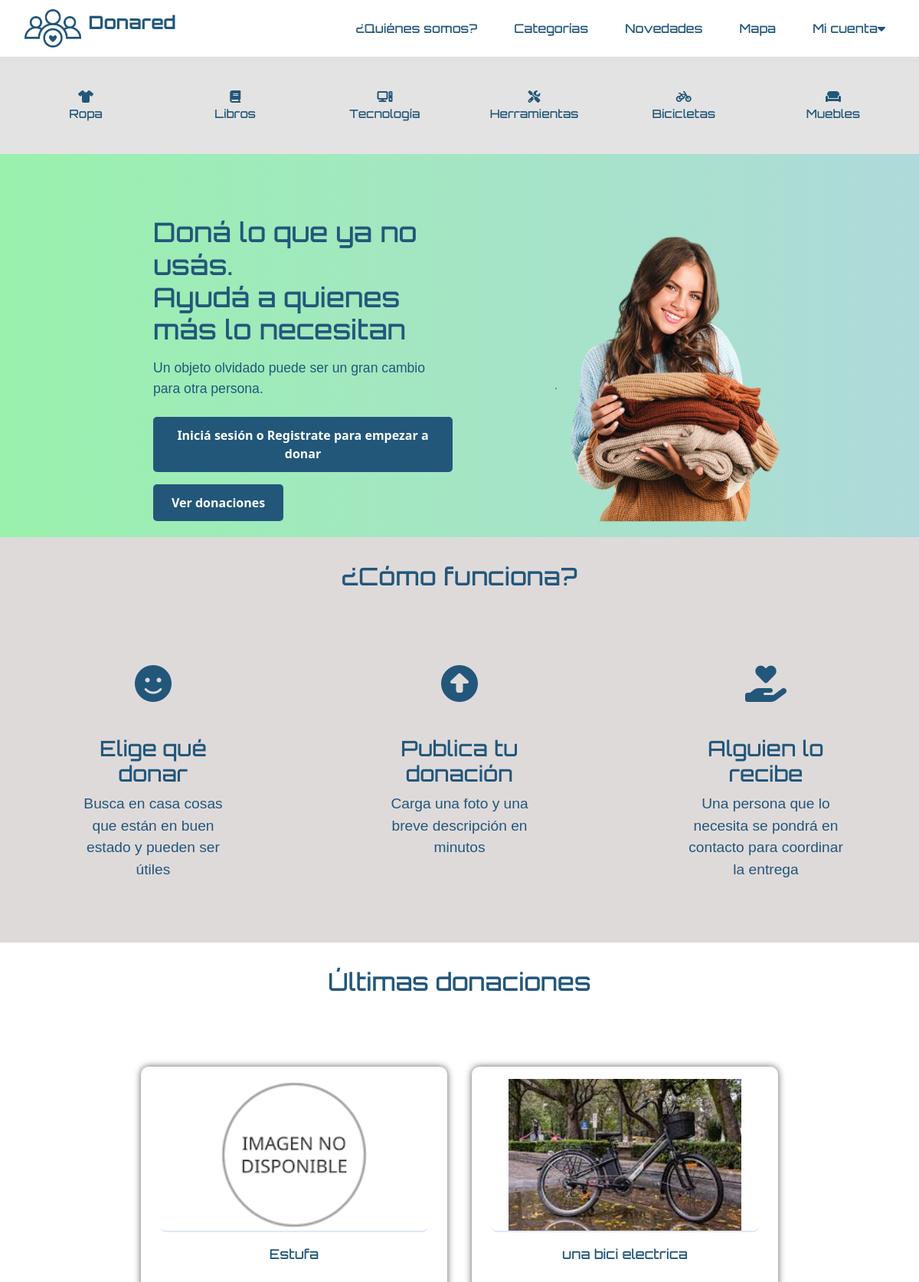
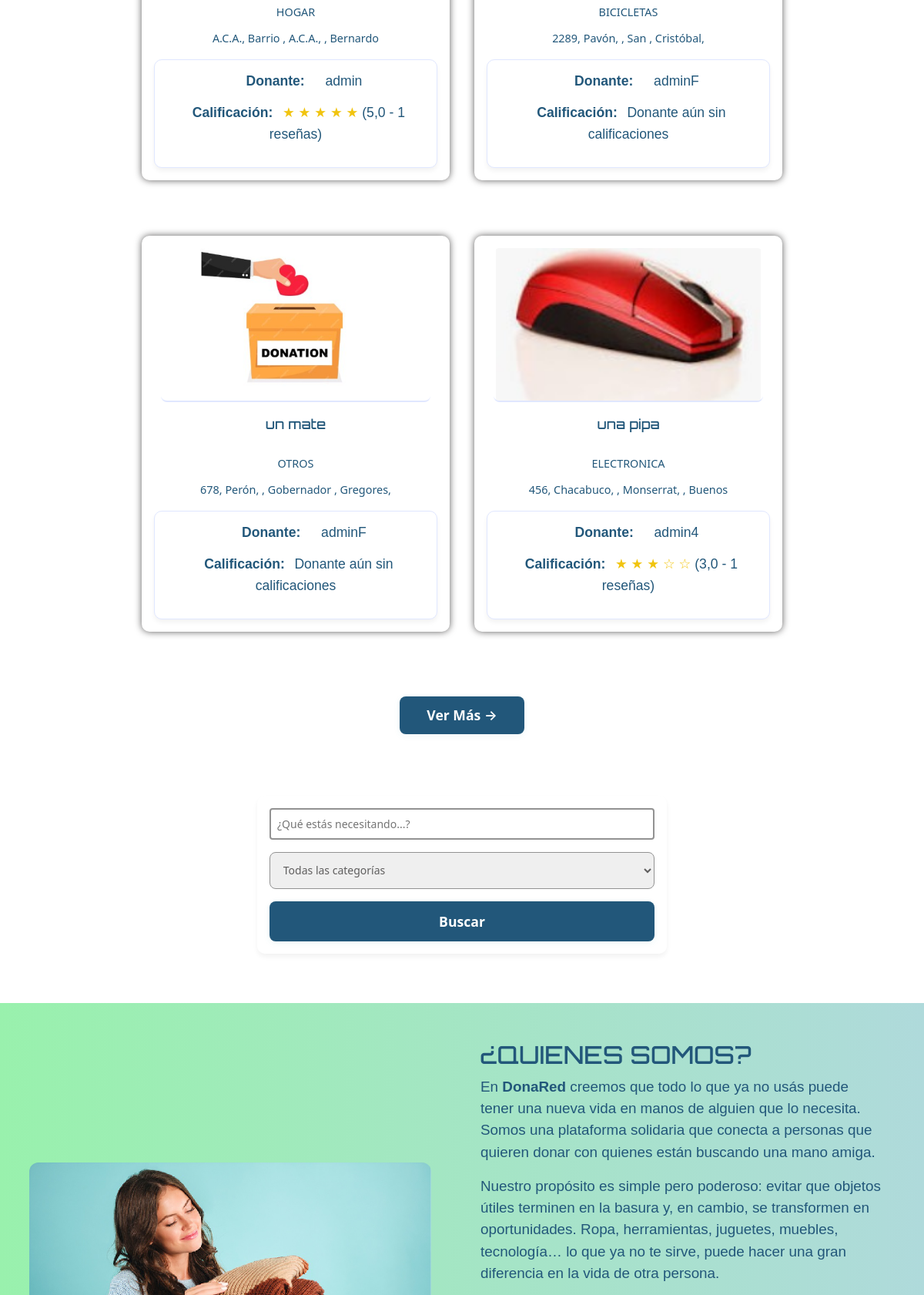
The page / (upper part) on the database its author committed (2 pictures, top to bottom).
### donaredapp/models.py (models this page shows, shortened)
class Item(models.Model):
    ESTADO_CHOICES = [
        ("activo", "Activo"),
        ("suspendido", "Suspendido"),
        ("donado", "Donado"),
        ("eliminado", "Eliminado"),
    ]
    nombre = models.CharField(max_length=100)
    descripcion = models.TextField(max_length=500)
    categoria = models.ForeignKey(Categoria, on_delete=models.CASCADE)
    fecha_creacion = models.DateTimeField(auto_now_add=True)
    usuario = models.ForeignKey(
        User,
        on_delete=models.CASCADE,
        related_name='items',
        null=True,
    )
    imagen = models.ImageField(upload_to='items/', null=True, blank=True, default='items/sin_imagen.png')
    domicilio = models.CharField(max_length=255, null=True, blank=True)
    estado = models.CharField(max_length=10, choices=ESTADO_CHOICES, default='activo')
    latitude = models.DecimalField(max_digits=9, decimal_places=6, null=True, blank=True)
    longitude = models.DecimalField(max_digits=9, decimal_places=6, null=True, blank=True)

class Categoria(models.Model):
    nombre = models.CharField(max_length=25)
    def __str__(self):
        return self.nombre

### donaredapp/views.py (the view)
# urls.py: path('', views.index, name='index'),
def index(request):
    search_query = request.GET.get('q', '')
    categoria_id = request.GET.get('categoria', '')
    page = int(request.GET.get('page', 1))  # Get current page, default to 1
    items = Item.objects.filter(estado='activo').order_by("-fecha_creacion")
    if search_query:
        items = items.filter(nombre__icontains=search_query)
    if categoria_id:
        items = items.filter(categoria_id=categoria_id)
    items_per_page = 4
    start_index = (page - 1) * items_per_page
    end_index = start_index + items_per_page
    items_to_show = items[start_index:end_index]
    hay_mas = items.count() > end_index
    categorias = Categoria.objects.all()
    categorias_dict = {cat.nombre.lower(): cat.id for cat in categorias}
    hay_solicitudes_realizadas = False
    if request.user.is_authenticated:
        hay_solicitudes_realizadas = Solicitud.objects.filter(
            beneficiario=request.user,
            estado__in=["PENDIENTE", "ACEPTADA"]
        ).exists()
    hay_pedidos_recibidos = False
    if request.user.is_authenticated:
        hay_pedidos_recibidos = Solicitud.objects.filter(
            donante=request.user,
            estado__in=["PENDIENTE", "ACEPTADA"]
        ).exists()
    for item in items_to_show:
        if item.usuario:
            item.promedio_calificacion_donante = get_promedio_calificaciones(item.usuario)
            item.total_resenas_donante = Resena.objects.filter(solicitud__donante=item.usuario).count()
        else:
            item.promedio_calificacion_donante = 0
            item.total_resenas_donante = 0
    context = {
        "items_recientes": items_to_show,
        "categorias": categorias,
        "categorias_dict": categorias_dict,
        "hay_solicitudes_realizadas": hay_solicitudes_realizadas,
        "hay_pedidos_recibidos": hay_pedidos_recibidos,
        "hay_mas": hay_mas,
        "next_page": page + 1,
        "prev_page": page - 1 if page > 1 else None,
        "current_search": {
            'q': search_query,
            'categoria': categoria_id,
        }
    }
    return render(request, "donaredapp/index.html", context)

### donaredapp/views.py (called while the page is built)
def get_promedio_calificaciones(usuario):
    resenas = Resena.objects.filter(solicitud__donante=usuario, estado='approved')
    promedio = resenas.aggregate(Avg('calificacion'))['calificacion__avg']
    return promedio if promedio is not None else 0

### donaredapp/templates/donaredapp/index.html (shortened to what this page needs)
{% extends 'donaredapp/base.html' %}
{% load static %}
{% block content %}
<section class="categorias">
    <div class="categoria-item">
    <a href="?categoria={{ categorias_dict.ropa }}#seccion-donaciones"><i class="fa-solid fa-shirt 2x"></i>
    <p>Ropa</p>
    </a>
    </div>
    <div class="categoria-item">
        <a href="?categoria={{ categorias_dict.libros }}#seccion-donaciones">
            <i class="fa-solid fa-book"></i>
            <p>Libros</p>
        </a>
    </div>
    <div class="categoria-item">
        <a href="?categoria={{ categorias_dict.tecnologia }}#seccion-donaciones">
            <i class="fa-solid fa-computer"></i>
            <p>Tecnología</p>
        </a>
    </div>
    <div class="categoria-item">
        <a href="?categoria={{ categorias_dict.herramientas }}#seccion-donaciones">
            <i class="fa-solid fa-screwdriver-wrench"></i>
            <p>Herramientas</p>
        </a>
    </div>
    <div class="categoria-item">
        <a href="?categoria={{ categorias_dict.bicicletas }}#seccion-donaciones">
            <i class="fa-solid fa-bicycle"></i>
            <p>Bicicletas</p>
        </a>
    </div>
    <div class="categoria-item">
        <a href="?categoria={{ categorias_dict.muebles }}#seccion-donaciones">
            <i class="fa-solid fa-couch"></i>
            <p>Muebles</p>
        </a>
    </div>
</section>
<section class="hero">
    <div class="hero-text">
        <h1>Doná lo que ya no usás. <br>Ayudá a quienes más lo necesitan</h1>
        <p>Un objeto olvidado puede ser un gran cambio para otra persona.</p>
        <div class="hero-buttons">
            {% if user.is_authenticated %}
            <a href="{% url 'donaredapp:publicar' %}" class="btn-donar">Quiero Donar</a>
            {% else %}
            <a href="{% url 'donaredapp:login' %}" class="btn-donar">Iniciá sesión o Registrate para empezar a donar</a>
            {% endif %}
            <a href="{% url 'donaredapp:categorias' %}" class="btn-donar">Ver donaciones</a>
        </div>
    </div>
    <div class="hero-image">
        <img src="{% static 'donaredapp/images/foto_tapa.png' %}" alt="imagen-chica">
    </div>
</section>
<section class="como-funciona">
    <div class="como-funciona-contenido">
        <h2>¿Cómo funciona?</h2>
    <div class="pasos">
        <div class="paso">
            <p class="emoji"><i class="fa-solid fa-face-smile"></i></p>
            <h3>Elige qué donar</h3>
            <p>Busca en casa cosas que están en buen estado y pueden ser útiles</p>
        </div>
        <div class="paso">
            <p class="emoji"><i class="fa-solid fa-circle-up"></i></p>
            <h3>Publica tu donación</h3>
            <p>Carga una foto y una breve descripción en minutos</p>
        </div>
        <div class="paso">
            <p class="emoji"><i class="fa-solid fa-hand-holding-heart"></i></p>
            <h3>Alguien lo recibe</h3>
            <p>Una persona que lo necesita se pondrá en contacto para coordinar la entrega</p>
        </div>
    </div>
    </div>
</section>
<div id="seccion-donaciones">
{% include "donaredapp/tarjeta_categorias.html" with items=items_recientes titulo="Últimas donaciones" show_pagination=True show_search=True section_id="default" %}
</div>
<section class="quienes_somos" id="quienes-somos">
    <div class="quienes_somos-contenido">
        <picture class="quienes_somos-joven">
            <source media="(min-width: 650px)" srcset="{% static 'donaredapp/images/dona_mediana.jpg' %}">
            <source media="(min-width: 465px)" srcset="{% static 'donaredapp/images/dona_chica.jpg' %}">
            <img src="{% static 'donaredapp/images/dona_grande.jpg' %}" class="quienes_somos-img" alt="DonaRed equipo">
        </picture>
        <div class="quienes_somos-texto">
            <h2>¿QUIENES SOMOS?</h2>
  <p>
    En <strong>DonaRed</strong> creemos que todo lo que ya no usás puede tener una nueva vida en manos de alguien que lo necesita.
    Somos una plataforma solidaria que conecta a personas que quieren donar con quienes están buscando una mano amiga.
  </p>
  <p>
    Nuestro propósito es simple pero poderoso: evitar que objetos útiles terminen en la basura y, en cambio, se transformen en oportunidades.
    Ropa, herramientas, juguetes, muebles, tecnología… lo que ya no te sirve, puede hacer una gran diferencia en la vida de otra persona.
  </p>
</section>
{% endblock %}

### donaredapp/templates/donaredapp/tarjeta_categorias.html (shortened to what this page needs)
{% load static %}
<section id="seccion-donaciones-{{ section_id|default:'default' }}">
    <div class="donaciones">
        <div class="donaciones-contenido">
            <h2 class="donaciones-titulo">{{ titulo|default:"Últimas donaciones" }}</h2>
        </div>
        {% if items %}
            {% for item in items %}
            <div class="donar">
                <div class="donar-card">
                    <a href="{% url 'donaredapp:tarjeta' item.id %}">
                    {% if item.imagen %}
                        <img src="{{ item.imagen.url }}" alt="{{ item.nombre }}">
                    {% else %}
                        <img src="{% static 'donaredapp/images/mistery.jpeg' %}" alt="Sin imagen">
                    {% endif %}
                    </a>
                    <h3><a href="{% url 'donaredapp:tarjeta' item.id %}">{{ item.nombre }}</a></h3>
                    <span class="categoria">{{ item.categoria|default:"Sin categoría" }}</span>
                    <div class="domicilio">
                        {% with domicilio_parts=item.domicilio.split %}
                            {% if domicilio_parts.0 and domicilio_parts.1 %}
                                {{ domicilio_parts.0 }} {{ domicilio_parts.1 }}
                                {% if domicilio_parts.2 %}, {{ domicilio_parts.2 }}{% endif %}
                                {% if domicilio_parts.3 %}, {{ domicilio_parts.3 }}{% endif %}
                            {% else %}
                                Ubicación no especificada
                            {% endif %}
                        {% endwith %}
                    </div>
                    <div class="donante-info" style="padding: 0 1rem 1rem;">
                        <p><strong>Donante:</strong>
                            {% if item.usuario %}
                                <a href="{% url 'donaredapp:perfil_donante' username=item.usuario.username %}">{{ item.usuario.username }}</a>
                            {% else %}
                                Donante no disponible
                            {% endif %}
                        </p>
                        <p>
                            <strong>Calificación:</strong>
                            {% if item.total_resenas_donante > 0 %}
                                <span class="rating" style="color: #f1c40f;">
                                    {% for i in "12345" %}
                                        {% if forloop.counter <= item.promedio_calificacion_donante %}
                                            ★
                                        {% else %}
                                            ☆
                                        {% endif %}
                                    {% endfor %}
                                </span>
                                ({{ item.promedio_calificacion_donante|floatformat:1 }} - {{ item.total_resenas_donante }} reseñas)
                            {% else %}
                                Donante aún sin calificaciones
                            {% endif %}
                        </p>
                    </div>
                </div>
            </div>
            {% endfor %}
        {% else %}
            <div class="donar">
                <div class="donar-card">
                    <p>No hay donaciones disponibles en esta categoría.</p>
                </div>
            </div>
        {% endif %}
        {% if show_pagination %}
        <div class="ver-mas-container">
            {% if hay_mas %}
                <a href="?page={{ next_page }}#seccion-donaciones-{{ section_id|default:'default' }}" class="ver-mas-btn">Ver Más →</a>
            {% endif %}
        </div>
        {% endif %}
        {% if show_search %}
        <div class="search-container">
            <form method="GET" action="{% url 'donaredapp:index' %}#seccion-donaciones">
                <input type="text" name="q" placeholder="¿Qué estás necesitando...?" value="{{ request.GET.q }}">
                <select name="categoria">
                    <option value="" {% if not request.GET.categoria %}selected{% endif %}>Todas las categorías</option>
                </select>
                <button type="submit" class="ver-mas-btn">Buscar</button>
            </form>
        </div>
        {% endif %}
    </div>
</section>

### rows shown on the page
Item: imagen (picture), nombre "Estufa", categoria "HOGAR", domicilio.split.0 "A.C.A.,", domicilio.split.1 "Barrio", domicilio.split.2 "A.C.A.,", domicilio.split.3 "Bernardo", usuario.username "admin", promedio_calificacion_donante "5,0", total_resenas_donante "1"
Item: imagen (picture), nombre "una bici electrica", categoria "BICICLETAS", domicilio.split.0 "2289,", domicilio.split.1 "Pavón,", domicilio.split.2 "San", domicilio.split.3 "Cristóbal,", usuario.username "adminF", shows "Donante aún sin calificaciones"
Item: imagen (picture), nombre "un mate", categoria "OTROS", domicilio.split.0 "678,", domicilio.split.1 "Perón,", domicilio.split.2 "Gobernador", domicilio.split.3 "Gregores,", usuario.username "adminF", shows "Donante aún sin calificaciones"
Item: imagen (picture), nombre "una pipa", categoria "ELECTRONICA", domicilio.split.0 "456,", domicilio.split.1 "Chacabuco,", domicilio.split.2 "Monserrat,", domicilio.split.3 "Buenos", usuario.username "admin4", promedio_calificacion_donante "3,0", total_resenas_donante "1"

### other values the page prints
{{ titulo|default:"Últimas donaciones" }} "Últimas donaciones"
